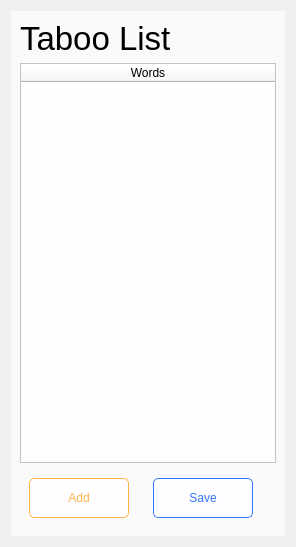
         <widget class="QWidget" name="TabooList_Page">
          <layout class="QVBoxLayout" name="verticalLayout_66">
           <item>
            <widget class="QFrame" name="frame_7">
             <property name="minimumSize">
              <size>
               <width>0</width>
               <height>100</height>
              </size>
             </property>
             <property name="styleSheet">
              <string notr="true">background-color: rgb(250, 250, 250);
color: rgb(0, 0, 0);</string>
             </property>
             <property name="frameShape">
              <enum>QFrame::NoFrame</enum>
             </property>
             <property name="frameShadow">
              <enum>QFrame::Raised</enum>
             </property>
             <layout class="QVBoxLayout" name="verticalLayout_67" stretch="3,2,0">
              <item>
               <widget class="QLabel" name="label_27">
                <property name="maximumSize">
                 <size>
                  <width>16777215</width>
                  <height>50</height>
                 </size>
                </property>
                <property name="font">
                 <font>
                  <family>Helvetica</family>
                  <pointsize>25</pointsize>
                 </font>
                </property>
                <property name="text">
                 <string>Taboo List</string>
                </property>
               </widget>
              </item>
              <item>
               <widget class="QTableWidget" name="TabooList_tableWidget">
                <property name="minimumSize">
                 <size>
                  <width>0</width>
                  <height>400</height>
                 </size>
                </property>
                <property name="styleSheet">
                 <string notr="true">QTableWidget {
	color: rgb(0, 0, 0);
	selection-color: rgb(0, 0, 0);
	background-color: rgb(254, 253, 255);
	gridline-color: rgb(191, 191, 191);
	selection-background-color:rgba(0, 0, 0, 13)
}</string>
                </property>
                <property name="selectionMode">
                 <enum>QAbstractItemView::SingleSelection</enum>
                </property>
                <property name="selectionBehavior">
                 <enum>QAbstractItemView::SelectRows</enum>
                </property>
                <property name="sortingEnabled">
                 <bool>true</bool>
                </property>
                <property name="rowCount">
                 <number>0</number>
                </property>
                <attribute name="horizontalHeaderStretchLastSection">
                 <bool>true</bool>
                </attribute>
                <column>
                 <property name="text">
                  <string>Words</string>
                 </property>
                </column>
               </widget>
              </item>
              <item alignment="Qt::AlignLeft">
               <widget class="QFrame" name="frame_34">
                <property name="minimumSize">
                 <size>
                  <width>0</width>
                  <height>0</height>
                 </size>
                </property>
                <property name="frameShape">
                 <enum>QFrame::NoFrame</enum>
                </property>
                <property name="frameShadow">
                 <enum>QFrame::Raised</enum>
                </property>
                <layout class="QHBoxLayout" name="horizontalLayout_28">
                 <property name="spacing">
                  <number>24</number>
                 </property>
                 <item>
                  <widget class="QPushButton" name="tabooList_Add_pushButton">
                   <property name="minimumSize">
                    <size>
                     <width>100</width>
                     <height>40</height>
                    </size>
                   </property>
                   <property name="maximumSize">
                    <size>
                     <width>100</width>
                     <height>40</height>
                    </size>
                   </property>
                   <property name="font">
                    <font>
                     <family>Helvetica</family>
                    </font>
                   </property>
                   <property name="styleSheet">
                    <string notr="true">QPushButton {
	color: rgb(255, 179, 74);
	background-color: rgb(254, 253, 255);
	border-radius: 5px;
	border: 1px solid rgb(255, 179, 74);
}

QPushButton:hover {
	border: 1px solid rgba(255, 204, 74, 240);
}

QPushButton:pressed {
	
	background-color: rgba(255, 204, 74, 31);
}</string>
                   </property>
                   <property name="text">
                    <string>Add</string>
                   </property>
                  </widget>
                 </item>
                 <item>
                  <widget class="QPushButton" name="pushButton_2">
                   <property name="minimumSize">
                    <size>
                     <width>100</width>
                     <height>40</height>
                    </size>
                   </property>
                   <property name="maximumSize">
                    <size>
                     <width>100</width>
                     <height>40</height>
                    </size>
                   </property>
                   <property name="font">
                    <font>
                     <family>Helvetica</family>
                    </font>
                   </property>
                   <property name="styleSheet">
                    <string notr="true">QPushButton {
	color: #3477FF;
	background-color: rgb(254, 253, 255);
	border-radius: 5px;
	border: 1px solid #3477FF;
}

QPushButton:hover {
	border: 1px solid rgba(54, 114, 255, 179);
}

QPushButton:pressed {
	
	background-color: rgba(54, 114, 255, 31);
}</string>
                   </property>
                   <property name="text">
                    <string>Save</string>
                   </property>
                  </widget>
                 </item>
                </layout>
               </widget>
              </item>
             </layout>
            </widget>
           </item>
          </layout>
         </widget>
